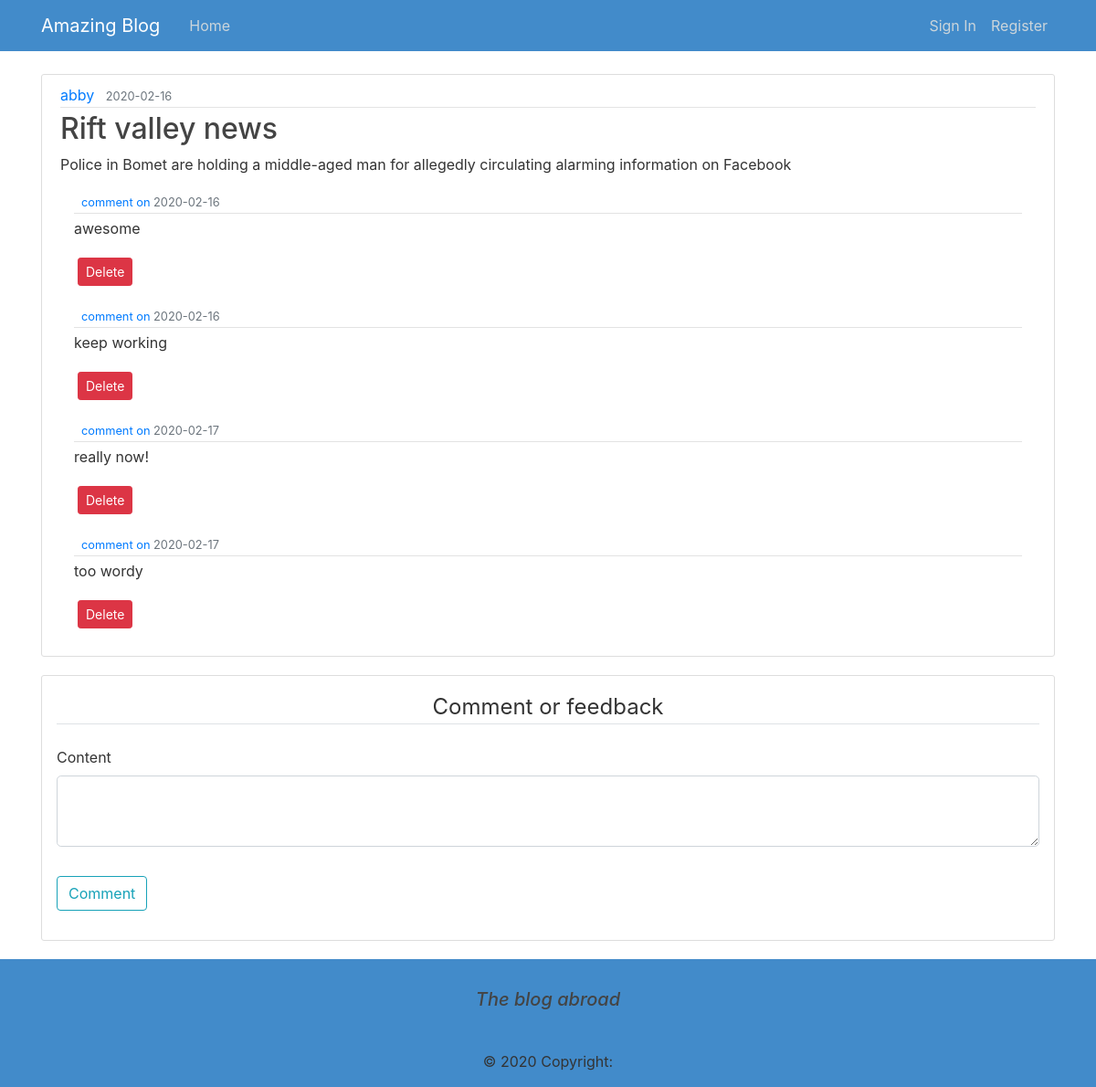
Screenshot of /post/3 with the database file from the repository.
### blog/models.py (models this page shows, shortened)
class User(db.Model,UserMixin):
    id=db.Column(db.Integer,primary_key=True)
    username=db.Column(db.String(20),unique=True,nullable=False)
    email=db.Column(db.String(120),unique=True,nullable=False)
    password=db.Column(db.String(60),nullable=False)
    posts=db.relationship('Post',backref='author',lazy=True)

class Post(db.Model):
    id=db.Column(db.Integer,primary_key=True)
    title=db.Column(db.String(100),nullable=False)
    date_posted=db.Column(db.DateTime,nullable=False,default=datetime.utcnow)
    content=db.Column(db.Text,nullable=False)
    user_id=db.Column(db.Integer,db.ForeignKey('user.id'),nullable=False)

class Comment(db.Model):
    id = db.Column(db.Integer, primary_key=True)
    date_posted = db.Column(db.DateTime, nullable=False,
                            default=datetime.utcnow)
    content = db.Column(db.Text, nullable=False)

### blog/routes.py (the view)
@app.route("/post/<int:post_id>", methods=['GET', 'POST'])
def post(post_id):
    post = Post.query.get_or_404(post_id)
    form = CommentForm()
    comments=Comment.query.all()
    if form.validate_on_submit():
        comment = Comment(content=form.content.data)
        db.session.add(comment)
        db.session.commit()
        flash('Your comment has been posted!', 'primary')
        return redirect(url_for('home'))
    return render_template('blog.html', title=post.title, post=post,form=form,comments=comments)

### blog/forms.py
class CommentForm(FlaskForm):
    content = TextAreaField("Content", validators=[DataRequired()])
    submit = SubmitField("Comment")

### blog/templates/blog.html (shortened to what this page needs)
{% extends "design.html" %}
{% block content %}
<article class="media content-section">
    <div class="media-body">
        <div class="article-metadata">
            <a class="mr-2" href="#">{{ post.author.username }}</a>
            <small class="text-muted">{{ post.date_posted.strftime('%Y-%m-%d') }}</small>
        </div>
        <h2 class="article-title">{{ post.title }}</h2>
        <p class="article-content">{{ post.content }}</p>
        <div>
            {% for comment in comments %}
            <div class="container mt-2 mb-3">
                <div class="">
                    <div class="media-body">
                        <div class="article-metadata">
                            <small class="text-muted">
                                <a href="{{url_for('account')}}">comment on</a>
                                {{ comment.date_posted.strftime('%Y-%m-%d') }}</small>
                        </div>
                        <p class="article-content">{{ comment.content }}</p>
                    </div>
                </div>
                <button type="button" class="btn btn-danger btn-sm m-1" data-toggle="modal"
                    data-target="#deleteModal">Delete</button>
            </div>
            {% endfor %}
        </div>
    </div>
</article>
<div class="content-section p-3">
    <form action="" method="POST">
        <fieldset class="form-group">
            <legend class="border-bottom mb-4 mt-5 text-center">Comment or feedback</legend>
            <div class="form-group">
                {{ form.content.label(class="form-control-label") }}
                {% if form.content.errors %}
                {{ form.content(class="form-control form-control-lg is-invalid") }}
                <div class="invalid-feedback">
                    {% for error in form.content.errors %}
                    <span>{{ error }}</span>
                    {% endfor %}
                </div>
                {% else %}
                {{ form.content(class="form-control form-control-lg") }}
                {% endif %}
            </div>
        </fieldset>
        <div class="form-group">
            {{form.submit(class="btn btn-outline-info")}}
        </div>
    </form>
    {% endblock content %}

### blog/static/main.css (style rules this page uses)
body { color: #333333; margin-top: 5rem; }
h1, h2, h3, h4, h5, h6 { color: #444444; }
.content-section { background: #ffffff; padding: 10px 20px; border: 1px solid #dddddd; border-radius: 3px; margin-bottom: 20px; }
.article-metadata { padding-bottom: 1px; margin-bottom: 4px; border-bottom: 1px solid #e3e3e3; }

### rows the page displays
User: author.username "abby"
Post: date_posted "2020-02-16", title "Rift valley news", content "Police in Bomet are holding a middle-aged man for allegedly circulating alarming information on Facebook"
Comment: date_posted "2020-02-16", content "awesome"
Comment: date_posted "2020-02-16", content "keep working"
Comment: date_posted "2020-02-17", content "really now!"
Comment: date_posted "2020-02-17", content "too wordy"
